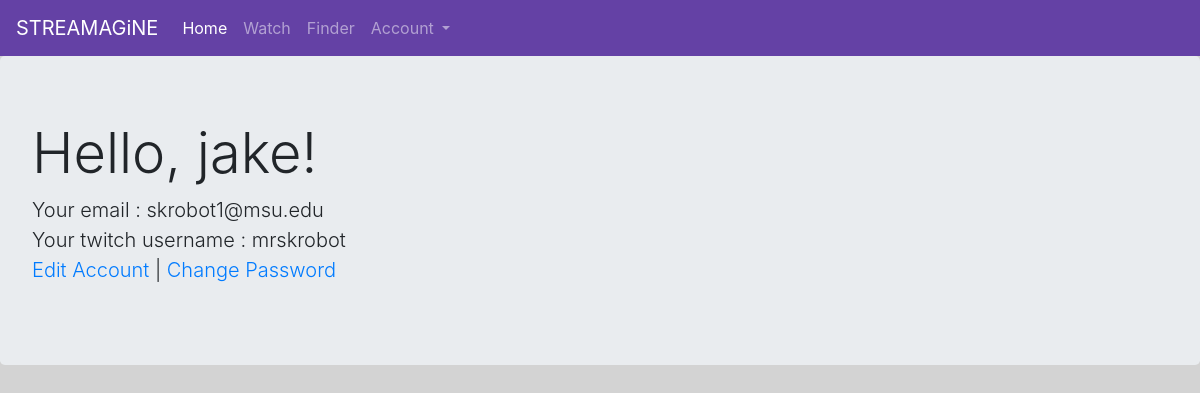
Page /accounts/my_account/ (signed in) on the committed database.
### accounts/models.py (models this page shows, shortened)
class CustomUser(AbstractUser):
    age = models.PositiveIntegerField(null=True, blank=True)
    twitch_username = models.CharField(max_length=128,)

### templates/my_account.html (shortened to what this page needs)
{% extends 'base.html' %}
{% block body %}
{% if user.is_authenticated %}
    <div class="jumbotron">
            <h1 class="display-4">Hello, {{ user.username }}!</h1>
            <p class="lead">
                Your email : {{ user.email }}
                <br/>
                Your twitch username : {{ user.twitch_username }}
                <br/>
                <a href="{% url 'accounts:edit_account' user.pk %}">Edit Account</a> |
                <a href="/accounts/password_change/">Change Password</a>
            </p>
        </div>
{% endif %}
{% endblock body %}

### static/css/base.css (style rules this page uses)
body { background-color: #D3D3D3; }

### rows in the picture
CustomUser: username "jake", email "skrobot1@msu.edu", twitch_username "mrskrobot"
